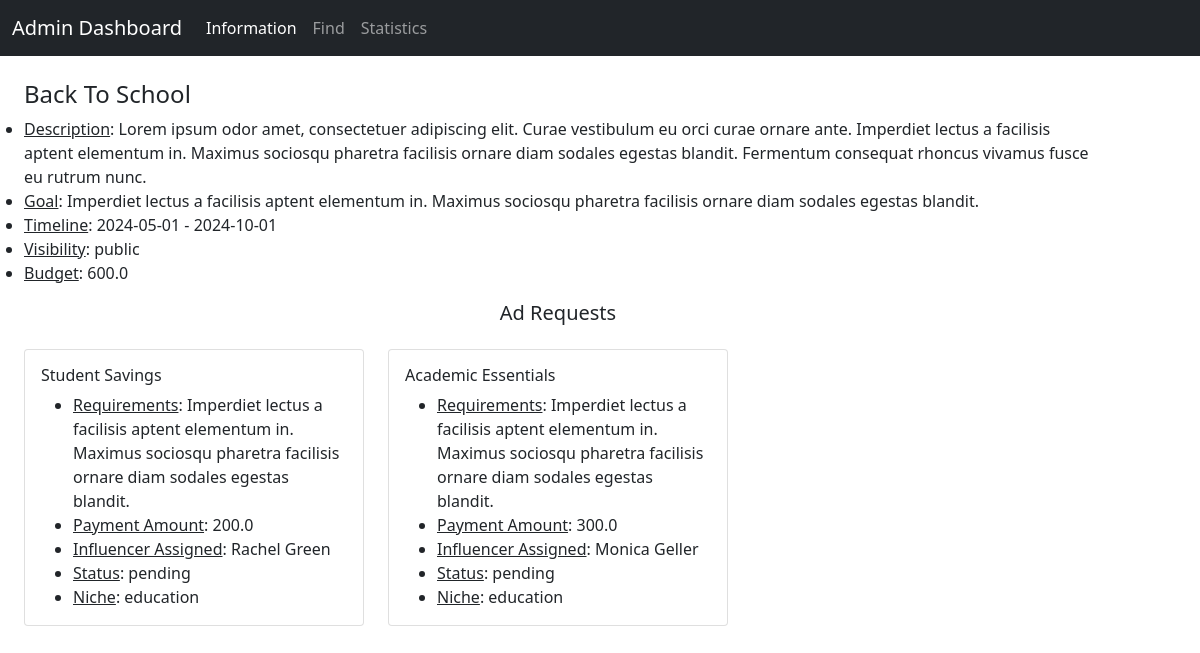
The page /campaign_details/5 on the database its author committed.
### backend/models.py (models this page shows)
class Campaign(db.Model):
    __tablename__ = 'campaign'
    id = db.Column(db.Integer, primary_key=True)
    sponsor_id = db.Column(db.Integer, db.ForeignKey('sponsor.id'), nullable=False)
    visibility = db.Column(db.Enum('private', 'public'), default='public', nullable=False)
    title = db.Column(db.String, nullable=False)
    description = db.Column(db.String)
    goal = db.Column(db.String)
    start_date = db.Column(db.Date, nullable=False)
    end_date = db.Column(db.Date, nullable=False)
    budget = db.Column(db.Float, nullable=False)
    flagged = db.Column(db.Boolean, default=False)
    ad_request = db.relationship('Ad_Request', backref='campaign', cascade='all, delete-orphan')

class Ad_Request(db.Model):
    __tablename__ = 'ad_request'
    id = db.Column(db.Integer, primary_key=True)
    influencer_id = db.Column(db.Integer, db.ForeignKey('influencer.id'))
    campaign_id = db.Column(db.Integer, db.ForeignKey('campaign.id'), nullable=False)
    title = db.Column(db.String, nullable=False)
    status = db.Column(db.Enum('pending', 'accepted', 'completed', 'requested'))
    payment_amount = db.Column(db.Float, nullable=False)
    requirement = db.Column(db.String, nullable=False)
    niche_id = db.Column(db.Integer, db.ForeignKey('niche.id'), nullable=False)

class Influencer(db.Model):
    __tablename__ = 'influencer'
    id = db.Column(db.Integer, primary_key=True)
    first_name = db.Column(db.String, nullable=False)
    last_name = db.Column(db.String)
    age = db.Column(db.Integer, nullable=False)
    username = db.Column(db.String, unique=True, nullable=False)
    password = db.Column(db.String, nullable=False)
    email = db.Column(db.String, unique=True, nullable=False)
    earning = db.Column(db.Integer, default=0)
    flagged = db.Column(db.Boolean, default=False)
    reach = db.relationship('Reach', backref='influencer', cascade='all, delete-orphan')
    ad_request = db.relationship('Ad_Request', backref='influencer')
    influencer_niche = db.relationship('Influencer_Niche', backref='influencer')

class Niche(db.Model):
    __tablename__ = 'niche'
    id = db.Column(db.Integer, primary_key=True)
    name = db.Column(db.String, nullable=False)
    influencer_niche = db.relationship('Influencer_Niche', backref='niche')
    ad_request = db.relationship('Ad_Request', backref='niche')

### backend/controllers.py (the view)
@app.route('/campaign_details/<int:camp_id>', methods=['GET', 'POST'])
def particular_campaign_details_for_admin(camp_id):
    return render_template('admin_campaign_details.html', campaign_info=fetch_campaign_details(camp_id))

### templates/admin_campaign_details.html (shortened to what this page needs)
<!DOCTYPE html>
<html lang="en">
<head>
    <link href="https://cdn.jsdelivr.net/npm/bootstrap@5.0.2/dist/css/bootstrap.min.css" rel="stylesheet">
</head>
<body>
    <div id="container">
        <div id="panel">
            <nav class="navbar navbar-expand-lg navbar-dark bg-dark">
                <div class="container-fluid">
                    <label class="navbar-brand">Admin Dashboard</label>
                    <div class="collapse navbar-collapse" id="navbarNavAltMarkup">
                        <div class="navbar-nav">
                            <a class="nav-link active" aria-current="page" href="/admin_dashboard">Information</a>
                            <a class="nav-link" href="/admin_find">Find</a>
                            <a class="nav-link" href="#">Statistics</a>
                        </div>
                    </div>
                </div>
            </nav>
        </div>
        {% for key, value in campaign_info.items() %}
            <div class="container row mt-4">
                <h4>{{ value.title }}</h4>
                <ul>
                    <li><u>Description</u>: {{ value.description }}</li>
                    <li><u>Goal</u>: {{ value.goal }}</li>
                    <li><u>Timeline</u>: {{ value.start_date }} - {{ value.end_date }}</li>
                    <li><u>Visibility</u>: {{ value.visibility }}</li>
                    <li><u>Budget</u>: {{ value.budget }}</li>
                </ul>
            </div>
            <div class="container row">
                <h5 class="text-center mb-4">Ad Requests</h5>
                {% for id, details in value.ads.items() %}
                    {% if id %}
                        <div class="col-sm-4">
                            <div class="card">
                                <div class="card-body">
                                    <h6 class="card-title">{{ details.title }}</h6>
                                    <ul class="card-text">
                                        <li><u>Requirements</u>: {{ details.requirements }}</li>
                                        <li><u>Payment Amount</u>: {{ details.payment_amount}}</li>
                                        <li><u>Influencer Assigned</u>: {{ details.influencer_fname }} {{ details.influencer_lname }}</li>
                                        <li><u>Status</u>: {{ details.status }}</li>
                                        <li><u>Niche</u>: {{ details.niche }}</li>
                                    </ul>
                                </div>
                            </div>
                        </div>
                    {% else %}
                        <h6 class="text-secondary">No ad requests initiated in this campaign</h6>
                    {% endif %}
                {% endfor %}
            </div>
        {% endfor %}
    </div>
</body>
</html>

### rows shown on the page
Campaign: title "Back To School", description "Lorem ipsum odor amet, consectetuer adipiscing elit. Curae vestibulum eu orci curae ornare ante. Imperdiet lectus a facilisis aptent elementum in. Maximus sociosqu pharetra facilisis ornare diam sodales egestas blandit. Fermentum consequat rhoncus vivamus fusce eu rutrum nunc.", goal "Imperdiet lectus a facilisis aptent elementum in. Maximus sociosqu pharetra facilisis ornare diam sodales egestas blandit.", start_date "2024-05-01", end_date "2024-10-01", visibility "public", budget "600.0", status "pending" "pending"
Ad_Request: title "Student Savings", requirements "Imperdiet lectus a facilisis aptent elementum in. Maximus sociosqu pharetra facilisis ornare diam sodales egestas blandit.", payment_amount "200.0"
Influencer: influencer_fname "Rachel", influencer_lname "Green"
Niche: niche "education" "education"
Ad_Request: title "Academic Essentials", requirements "Imperdiet lectus a facilisis aptent elementum in. Maximus sociosqu pharetra facilisis ornare diam sodales egestas blandit.", payment_amount "300.0"
Influencer: influencer_fname "Monica", influencer_lname "Geller"
